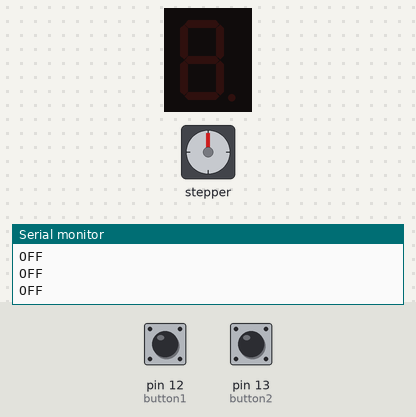
A sketch run on a simulated Arduino Uno, built with avr-gcc and run on an emulated ATmega328P. Parts: 1-digit seven-segment display, stepper motor, the last lines printed to the serial monitor. The test bench sets the inputs (shaded band); at power-on: pin 13 (button2) HIGH, pin 12 (button1) HIGH. Stepper angles assume 2048 steps per turn. At 4.0 s the program stops and its outputs stay as they are.

Above: at 1.2 s.
1.3 s: pin 13 (button2) pulled LOW for 0.15 s
At 1.48 s:
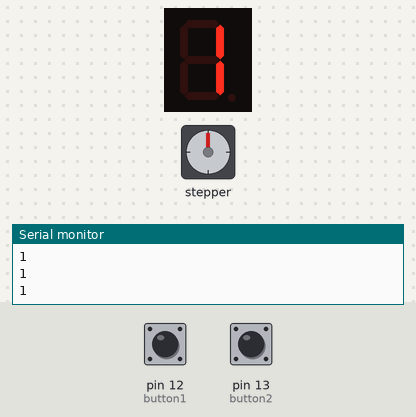
At 4.5 s:
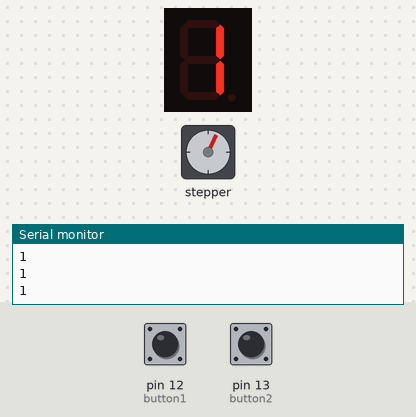
Timing chart, 0 to 5.5 s (numbered marks = the images above; inputs shaded):
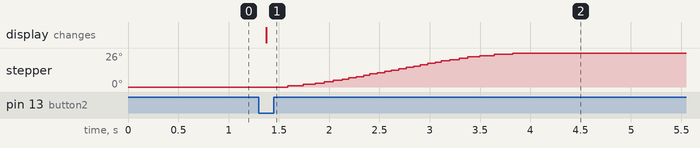

Measured:
- after the input at 1.3 s, stepper: turns 26° clockwise in 2.2 s, starting after 0.29 s; the display: changes after 0.07 s (image 1)

The sketch:

switch.ino
```cpp
#include <SevSeg.h>
#include <ezButton.h>
#include <AccelStepper.h>

#define DEG_PER_STEP 1.8
#define STEP_PER_REVOLUTION (360 / DEG_PER_STEP)

AccelStepper stepper(AccelStepper::FULL4WIRE, 7, 6, 5, 4);

SevSeg sevseg;
const int steps_per_rev = 200;
int i = 1;
int oldb1, newb1, oldb2, newb2;
bool on = false;
bool b1toggled,b2toggled;
ezButton button1(12);
ezButton button2(13);

void setup(){
  Serial.begin(9600);
  byte numDigits = 1;
  byte digitPins[] = {};
  byte segmentPins[] = {8,9,10,1,0,3,2,11};
  bool resistorsOnSegments = true;

  byte hardwareConfig = COMMON_CATHODE;
  sevseg.begin(hardwareConfig, numDigits, digitPins, segmentPins, resistorsOnSegments);
  sevseg.setBrightness(90);
  sevseg.blank();
  button1.setDebounceTime(50);
  button2.setDebounceTime(50);
  stepper.setCurrentPosition(0);
}
void togglesensing(){
  oldb1 = newb1, oldb2 = newb2;
  newb1 = button1.isPressed(), newb2 = button2.isPressed();
  b1toggled = (oldb1 == true && newb1 == false), b2toggled = (oldb2 == true && newb2 == false);
}
void moveThe17HS19_2004S1StepperMotorAxleBackAndForthInAZigZagMotionPeriodicallyAndContinuouslySoThatWavesMayBeGeneratedFromThisMotionForTheWaveTankToFunctionHopefullyInTheWorkshop(int speed,int distance){
  stepper.setMaxSpeed(speed);
  stepper.setAcceleration(speed);
  stepper.moveTo(distance);
  while ((stepper.currentPosition() != distance) && (!b2toggled && !b1toggled)){
    togglesensing();
    Serial.println(!b2toggled && !b1toggled);
    stepper.run();
  }
  togglesensing();
  stepper.stop(); // Stop as fast as possible: sets new target
  stepper.runToPosition();
  stepper.moveTo(0);
  while ((stepper.currentPosition() != 0) && (!b2toggled && !b1toggled))
    togglesensing();
    Serial.println(!b2toggled && !b1toggled);
    stepper.run();
  stepper.stop(); // Stop as fast as possible: sets new target
  stepper.runToPosition();
}
void loop(){
  button1.loop();
  button2.loop();
  togglesensing();
  if (!on){
    Serial.println("OFF");
    sevseg.blank();
    stepper.stop();
  }
  else{
    if (i == 1){
      moveThe17HS19_2004S1StepperMotorAxleBackAndForthInAZigZagMotionPeriodicallyAndContinuouslySoThatWavesMayBeGeneratedFromThisMotionForTheWaveTankToFunctionHopefullyInTheWorkshop(100,150);
      Serial.println("MODE1");
      sevseg.setNumber(1);
    }
    if (i == 2){
      Serial.println("MODE2");
      sevseg.setNumber(2);
    }
    if (i == 3){
      Serial.println("MODE3");
      sevseg.setNumber(3);
    }
  }
  if (b2toggled){
    Serial.println("B2Toggled");
    on = !on;
    if (on){i=1;sevseg.setNumber(i);}}
  if (b1toggled && on){
    Serial.println("B1Toggled");
    i = i%3+1;
  }
  sevseg.refreshDisplay();
}
```
